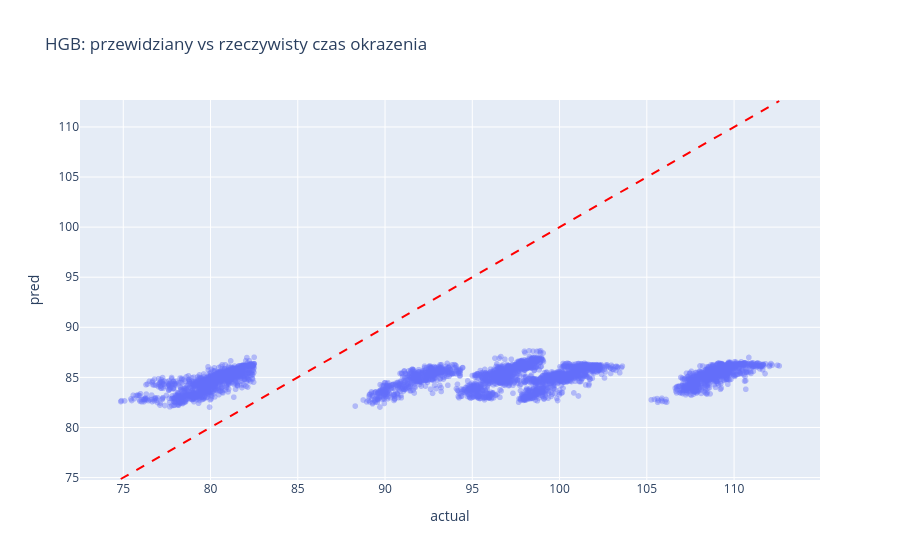

Notebook code cell kept with this figure:
### Markdown cell above
### Predicted vs actual

### Code cell
res_df = pd.DataFrame({'actual': y_te, 'pred': p_hgb})
fig = px.scatter(res_df, x='actual', y='pred', opacity=0.4,
                 title='HGB: przewidziany vs rzeczywisty czas okrazenia')
lo, hi = res_df.actual.min(), res_df.actual.max()
fig.add_shape(type='line', x0=lo, y0=lo, x1=hi, y1=hi,
              line=dict(dash='dash', color='red'))
fig.show()

### Figure 1 — Plotly figure (JSON) as saved in the notebook; plotly's stock layout.template omitted (floating-point values rounded to 4 significant figures; data arrays with more than 128 entries replaced by an {"elided": "..."} marker saying what was removed)
{"data": [{"hovertemplate": "actual=%{x}<br>pred=%{y}<extra></extra>", "legendgroup": "", "marker": {"color": "#636efa", "opacity": 0.4, "symbol": "circle"}, "mode": "markers", "name": "", "showlegend": false, "type": "scattergl", "x": {"elided": "4542 float values"}, "xaxis": "x", "y": {"elided": "4542 float values"}, "yaxis": "y"}], "layout": {"legend": {"tracegroupgap": 0}, "shapes": [{"line": {"color": "red", "dash": "dash"}, "type": "line", "x0": 74.86, "x1": 112.6, "y0": 74.86, "y1": 112.6}], "title": {"text": "HGB: przewidziany vs rzeczywisty czas okrazenia"}, "xaxis": {"anchor": "y", "domain": [0, 1], "title": {"text": "actual"}}, "yaxis": {"anchor": "x", "domain": [0, 1], "title": {"text": "pred"}}}}
